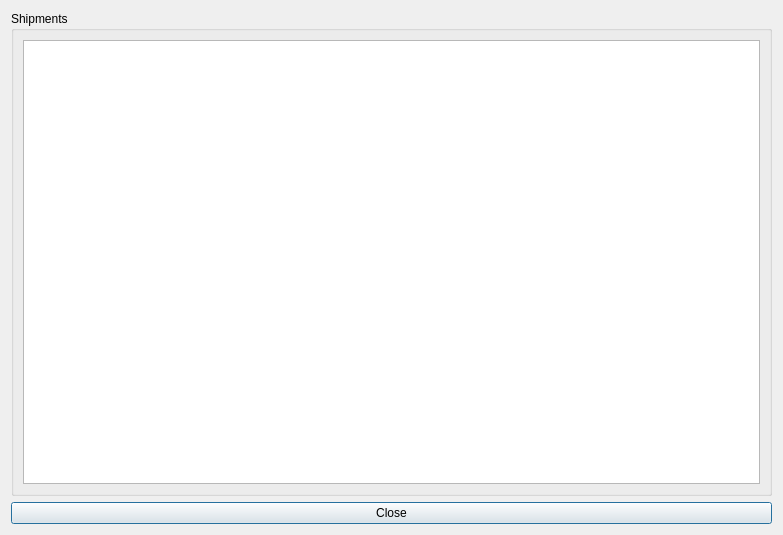
<?xml version="1.0" encoding="UTF-8"?>
<ui version="4.0">
 <class>DlgShipments</class>
 <widget class="QDialog" name="DlgShipments">
  <property name="geometry">
   <rect>
    <x>0</x>
    <y>0</y>
    <width>783</width>
    <height>535</height>
   </rect>
  </property>
  <property name="windowTitle">
   <string>Dialog</string>
  </property>
  <layout class="QGridLayout" name="gridLayout_2">
   <item row="0" column="0">
    <layout class="QVBoxLayout" name="verticalLayout">
     <item>
      <widget class="QGroupBox" name="groupBox">
       <property name="title">
        <string>Shipments</string>
       </property>
       <layout class="QGridLayout" name="gridLayout">
        <item row="0" column="0">
         <widget class="QTreeView" name="treeView"/>
        </item>
       </layout>
      </widget>
     </item>
     <item>
      <widget class="QPushButton" name="btnClose">
       <property name="text">
        <string>Close</string>
       </property>
      </widget>
     </item>
    </layout>
   </item>
  </layout>
 </widget>
 <resources/>
 <connections/>
</ui>
